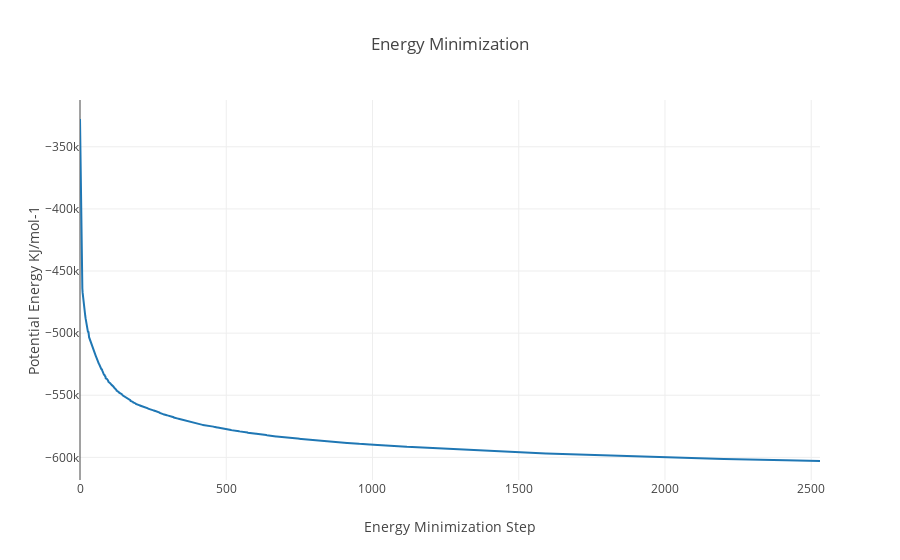

The code cell stored with this chart in its notebook:
### Code cell
import plotly
import plotly.graph_objs as go

#Read data from file and filter energy values higher than 1000 Kj/mol^-1
with open(output_min_ene_xvg,'r') as energy_file:
    x,y = map(
        list,
        zip(*[
            (float(line.split()[0]),float(line.split()[1]))
            for line in energy_file 
            if not line.startswith(("#","@")) 
            if float(line.split()[1]) < 1000 
        ])
    )

plotly.offline.init_notebook_mode(connected=True)

plotly.offline.iplot({
    "data": [go.Scatter(x=x, y=y)],
    "layout": go.Layout(title="Energy Minimization",
                        xaxis=dict(title = "Energy Minimization Step"),
                        yaxis=dict(title = "Potential Energy KJ/mol-1")
                       )
})

### Figure 1 — Plotly figure (JSON) as saved in the notebook; plotly's stock layout.template omitted (floating-point values rounded to 4 significant figures; data arrays with more than 128 entries replaced by an {"elided": "..."} marker saying what was removed)
{"data": [{"type": "scatter", "uid": "cd71924a-43f3-4975-93cd-dabe4a3a115a", "x": {"elided": "2003 int values"}, "y": {"elided": "2003 float values"}}], "layout": {"title": {"text": "Energy Minimization"}, "xaxis": {"title": {"text": "Energy Minimization Step"}}, "yaxis": {"title": {"text": "Potential Energy KJ/mol-1"}}}}
